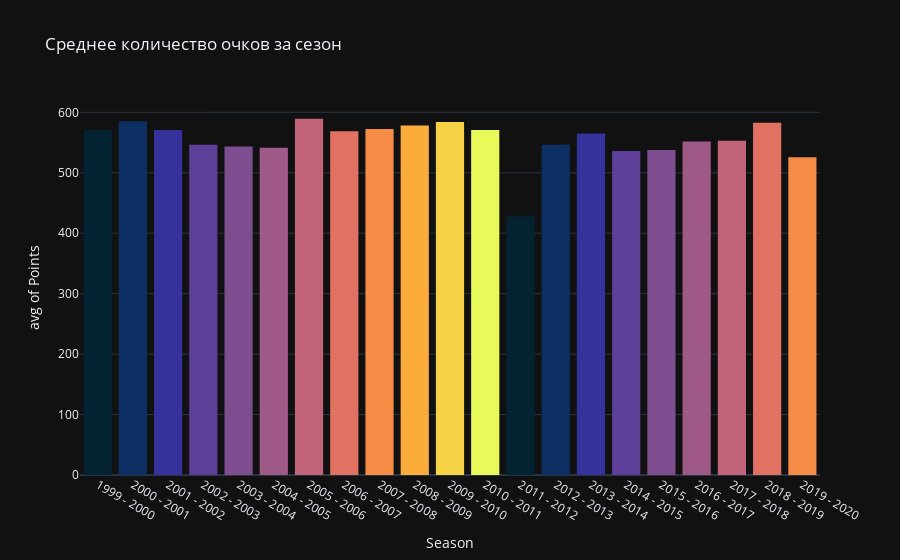

Notebook code for this chart:
### Markdown cell above
These are the points scored by players - That is the reason why the number is so high

### Code cell
# farben=px.colors.sequential.deep+px.colors.sequential.thermal
farben=px.colors.sequential.thermal
# temp='plotly_white'
temp = 'plotly_dark'
test_3 = px.histogram(
    nba, 
    x='Season',
    y='Points',
    color='Season',
    color_discrete_sequence=farben,
    histfunc='avg',
    title='Среднее количество очков за сезон',
    template=temp,    
)
test_3.update_xaxes(categoryorder='category ascending')
test_3.update_layout(showlegend=False)
test_3.show()

### Figure 1 — Plotly figure (JSON) as saved in the notebook; plotly's stock layout.template omitted (floating-point values rounded to 4 significant figures; data arrays with more than 128 entries replaced by an {"elided": "..."} marker saying what was removed)
{"data": [{"alignmentgroup": "True", "bingroup": "x", "histfunc": "avg", "hovertemplate": "Season=%{x}<br>avg of Points=%{y}<extra></extra>", "legendgroup": "1999 - 2000", "marker": {"color": "rgb(3, 35, 51)"}, "name": "1999 - 2000", "offsetgroup": "1999 - 2000", "orientation": "v", "showlegend": true, "type": "histogram", "x": {"elided": "342 str values"}, "xaxis": "x", "y": {"elided": "342 int values"}, "yaxis": "y"}, {"alignmentgroup": "True", "bingroup": "x", "histfunc": "avg", "hovertemplate": "Season=%{x}<br>avg of Points=%{y}<extra></extra>", "legendgroup": "2000 - 2001", "marker": {"color": "rgb(13, 48, 100)"}, "name": "2000 - 2001", "offsetgroup": "2000 - 2001", "orientation": "v", "showlegend": true, "type": "histogram", "x": {"elided": "315 str values"}, "xaxis": "x", "y": {"elided": "315 int values"}, "yaxis": "y"}, {"alignmentgroup": "True", "bingroup": "x", "histfunc": "avg", "hovertemplate": "Season=%{x}<br>avg of Points=%{y}<extra></extra>", "legendgroup": "2001 - 2002", "marker": {"color": "rgb(53, 50, 155)"}, "name": "2001 - 2002", "offsetgroup": "2001 - 2002", "orientation": "v", "showlegend": true, "type": "histogram", "x": {"elided": "319 str values"}, "xaxis": "x", "y": {"elided": "319 int values"}, "yaxis": "y"}, {"alignmentgroup": "True", "bingroup": "x", "histfunc": "avg", "hovertemplate": "Season=%{x}<br>avg of Points=%{y}<extra></extra>", "legendgroup": "2002 - 2003", "marker": {"color": "rgb(93, 62, 153)"}, "name": "2002 - 2003", "offsetgroup": "2002 - 2003", "orientation": "v", "showlegend": true, "type": "histogram", "x": {"elided": "364 str values"}, "xaxis": "x", "y": {"elided": "364 int values"}, "yaxis": "y"}, {"alignmentgroup": "True", "bingroup": "x", "histfunc": "avg", "hovertemplate": "Season=%{x}<br>avg of Points=%{y}<extra></extra>", "legendgroup": "2003 - 2004", "marker": {"color": "rgb(126, 77, 143)"}, "name": "2003 - 2004", "offsetgroup": "2003 - 2004", "orientation": "v", "showlegend": true, "type": "histogram", "x": {"elided": "335 str values"}, "xaxis": "x", "y": {"elided": "335 int values"}, "yaxis": "y"}, {"alignmentgroup": "True", "bingroup": "x", "histfunc": "avg", "hovertemplate": "Season=%{x}<br>avg of Points=%{y}<extra></extra>", "legendgroup": "2004 - 2005", "marker": {"color": "rgb(158, 89, 135)"}, "name": "2004 - 2005", "offsetgroup": "2004 - 2005", "orientation": "v", "showlegend": true, "type": "histogram", "x": {"elided": "362 str values"}, "xaxis": "x", "y": {"elided": "362 int values"}, "yaxis": "y"}, {"alignmentgroup": "True", "bingroup": "x", "histfunc": "avg", "hovertemplate": "Season=%{x}<br>avg of Points=%{y}<extra></extra>", "legendgroup": "2005 - 2006", "marker": {"color": "rgb(193, 100, 121)"}, "name": "2005 - 2006", "offsetgroup": "2005 - 2006", "orientation": "v", "showlegend": true, "type": "histogram", "x": {"elided": "336 str values"}, "xaxis": "x", "y": {"elided": "336 int values"}, "yaxis": "y"}, {"alignmentgroup": "True", "bingroup": "x", "histfunc": "avg", "hovertemplate": "Season=%{x}<br>avg of Points=%{y}<extra></extra>", "legendgroup": "2006 - 2007", "marker": {"color": "rgb(225, 113, 97)"}, "name": "2006 - 2007", "offsetgroup": "2006 - 2007", "orientation": "v", "showlegend": true, "type": "histogram", "x": {"elided": "333 str values"}, "xaxis": "x", "y": {"elided": "333 int values"}, "yaxis": "y"}, {"alignmentgroup": "True", "bingroup": "x", "histfunc": "avg", "hovertemplate": "Season=%{x}<br>avg of Points=%{y}<extra></extra>", "legendgroup": "2007 - 2008", "marker": {"color": "rgb(246, 139, 69)"}, "name": "2007 - 2008", "offsetgroup": "2007 - 2008", "orientation": "v", "showlegend": true, "type": "histogram", "x": {"elided": "362 str values"}, "xaxis": "x", "y": {"elided": "362 int values"}, "yaxis": "y"}, {"alignmentgroup": "True", "bingroup": "x", "histfunc": "avg", "hovertemplate": "Season=%{x}<br>avg of Points=%{y}<extra></extra>", "legendgroup": "2008 - 2009", "marker": {"color": "rgb(251, 173, 60)"}, "name": "2008 - 2009", "offsetgroup": "2008 - 2009", "orientation": "v", "showlegend": true, "type": "histogram", "x": {"elided": "352 str values"}, "xaxis": "x", "y": {"elided": "352 int values"}, "yaxis": "y"}, {"alignmentgroup": "True", "bingroup": "x", "histfunc": "avg", "hovertemplate": "Season=%{x}<br>avg of Points=%{y}<extra></extra>", "legendgroup": "2009 - 2010", "marker": {"color": "rgb(246, 211, 70)"}, "name": "2009 - 2010", "offsetgroup": "2009 - 2010", "orientation": "v", "showlegend": true, "type": "histogram", "x": {"elided": "349 str values"}, "xaxis": "x", "y": {"elided": "349 int values"}, "yaxis": "y"}, {"alignmentgroup": "True", "bingroup": "x", "histfunc": "avg", "hovertemplate": "Season=%{x}<br>avg of Points=%{y}<extra></extra>", "legendgroup": "2010 - 2011", "marker": {"color": "rgb(231, 250, 90)"}, "name": "2010 - 2011", "offsetgroup": "2010 - 2011", "orientation": "v", "showlegend": true, "type": "histogram", "x": {"elided": "339 str values"}, "xaxis": "x", "y": {"elided": "339 int values"}, "yaxis": "y"}, {"alignmentgroup": "True", "bingroup": "x", "histfunc": "avg", "hovertemplate": "Season=%{x}<br>avg of Points=%{y}<extra></extra>", "legendgroup": "2011 - 2012", "marker": {"color": "rgb(3, 35, 51)"}, "name": "2011 - 2012", "offsetgroup": "2011 - 2012", "orientation": "v", "showlegend": true, "type": "histogram", "x": {"elided": "376 str values"}, "xaxis": "x", "y": {"elided": "376 int values"}, "yaxis": "y"}, {"alignmentgroup": "True", "bingroup": "x", "histfunc": "avg", "hovertemplate": "Season=%{x}<br>avg of Points=%{y}<extra></extra>", "legendgroup": "2012 - 2013", "marker": {"color": "rgb(13, 48, 100)"}, "name": "2012 - 2013", "offsetgroup": "2012 - 2013", "orientation": "v", "showlegend": true, "type": "histogram", "x": {"elided": "367 str values"}, "xaxis": "x", "y": {"elided": "367 int values"}, "yaxis": "y"}, {"alignmentgroup": "True", "bingroup": "x", "histfunc": "avg", "hovertemplate": "Season=%{x}<br>avg of Points=%{y}<extra></extra>", "legendgroup": "2013 - 2014", "marker": {"color": "rgb(53, 50, 155)"}, "name": "2013 - 2014", "offsetgroup": "2013 - 2014", "orientation": "v", "showlegend": true, "type": "histogram", "x": {"elided": "361 str values"}, "xaxis": "x", "y": {"elided": "361 int values"}, "yaxis": "y"}, {"alignmentgroup": "True", "bingroup": "x", "histfunc": "avg", "hovertemplate": "Season=%{x}<br>avg of Points=%{y}<extra></extra>", "legendgroup": "2014 - 2015", "marker": {"color": "rgb(93, 62, 153)"}, "name": "2014 - 2015", "offsetgroup": "2014 - 2015", "orientation": "v", "showlegend": true, "type": "histogram", "x": {"elided": "346 str values"}, "xaxis": "x", "y": {"elided": "346 int values"}, "yaxis": "y"}, {"alignmentgroup": "True", "bingroup": "x", "histfunc": "avg", "hovertemplate": "Season=%{x}<br>avg of Points=%{y}<extra></extra>", "legendgroup": "2015 - 2016", "marker": {"color": "rgb(126, 77, 143)"}, "name": "2015 - 2016", "offsetgroup": "2015 - 2016", "orientation": "v", "showlegend": true, "type": "histogram", "x": {"elided": "350 str values"}, "xaxis": "x", "y": {"elided": "350 int values"}, "yaxis": "y"}, {"alignmentgroup": "True", "bingroup": "x", "histfunc": "avg", "hovertemplate": "Season=%{x}<br>avg of Points=%{y}<extra></extra>", "legendgroup": "2016 - 2017", "marker": {"color": "rgb(158, 89, 135)"}, "name": "2016 - 2017", "offsetgroup": "2016 - 2017", "orientation": "v", "showlegend": true, "type": "histogram", "x": {"elided": "440 str values"}, "xaxis": "x", "y": {"elided": "440 int values"}, "yaxis": "y"}, {"alignmentgroup": "True", "bingroup": "x", "histfunc": "avg", "hovertemplate": "Season=%{x}<br>avg of Points=%{y}<extra></extra>", "legendgroup": "2017 - 2018", "marker": {"color": "rgb(193, 100, 121)"}, "name": "2017 - 2018", "offsetgroup": "2017 - 2018", "orientation": "v", "showlegend": true, "type": "histogram", "x": {"elided": "430 str values"}, "xaxis": "x", "y": {"elided": "430 int values"}, "yaxis": "y"}, {"alignmentgroup": "True", "bingroup": "x", "histfunc": "avg", "hovertemplate": "Season=%{x}<br>avg of Points=%{y}<extra></extra>", "legendgroup": "2018 - 2019", "marker": {"color": "rgb(225, 113, 97)"}, "name": "2018 - 2019", "offsetgroup": "2018 - 2019", "orientation": "v", "showlegend": true, "type": "histogram", "x": {"elided": "435 str values"}, "xaxis": "x", "y": {"elided": "435 int values"}, "yaxis": "y"}, {"alignmentgroup": "True", "bingroup": "x", "histfunc": "avg", "hovertemplate": "Season=%{x}<br>avg of Points=%{y}<extra></extra>", "legendgroup": "2019 - 2020", "marker": {"color": "rgb(246, 139, 69)"}, "name": "2019 - 2020", "offsetgroup": "2019 - 2020", "orientation": "v", "showlegend": true, "type": "histogram", "x": {"elided": "420 str values"}, "xaxis": "x", "y": {"elided": "420 int values"}, "yaxis": "y"}], "layout": {"barmode": "relative", "legend": {"title": {"text": "Season"}, "tracegroupgap": 0}, "showlegend": false, "title": {"text": "Среднее количество очков за сезон"}, "xaxis": {"anchor": "y", "categoryarray": ["1999 - 2000", "2000 - 2001", "2001 - 2002", "2002 - 2003", "2003 - 2004", "2004 - 2005", "2005 - 2006", "2006 - 2007", "2007 - 2008", "2008 - 2009", "2009 - 2010", "2010 - 2011", "2011 - 2012", "2012 - 2013", "2013 - 2014", "2014 - 2015", "2015 - 2016", "2016 - 2017", "2017 - 2018", "2018 - 2019", "2019 - 2020"], "categoryorder": "category ascending", "domain": [0, 1], "title": {"text": "Season"}}, "yaxis": {"anchor": "x", "domain": [0, 1], "title": {"text": "avg of Points"}}}}
